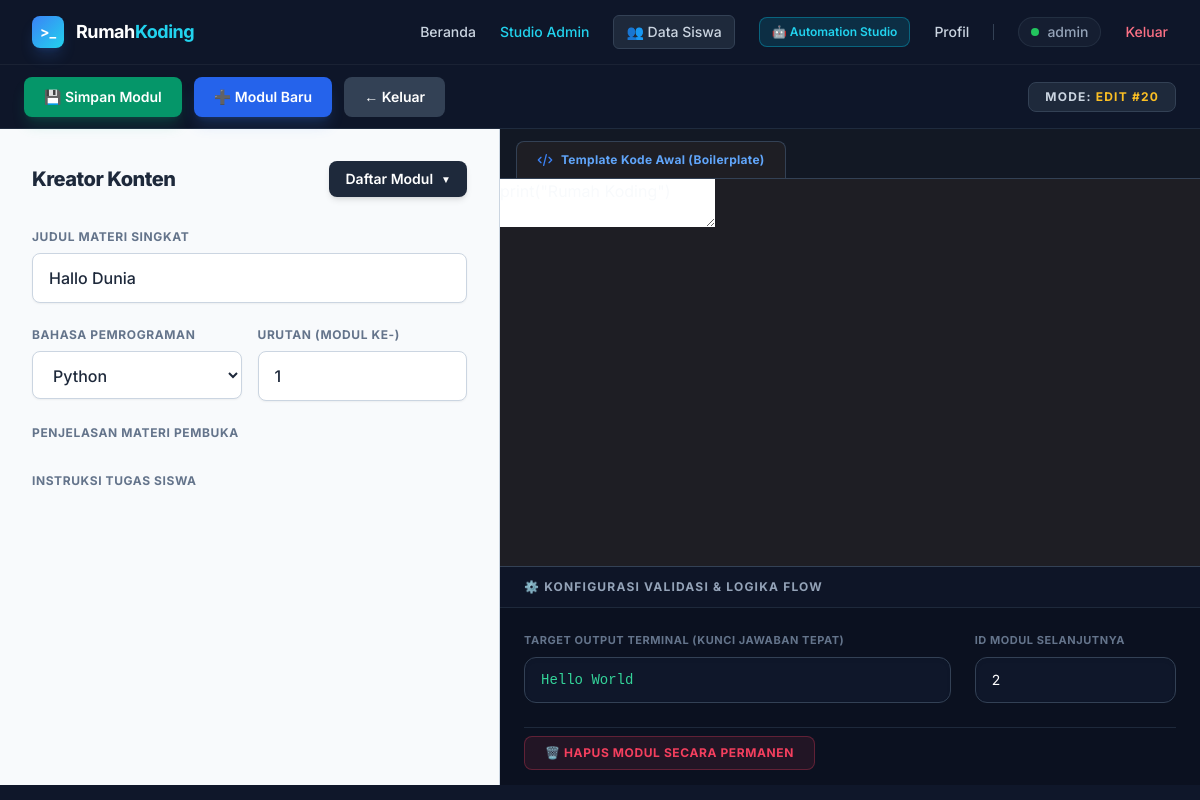
The page /admin/20 (signed in) on the database its author committed.
### tables this page shows
CREATE TABLE materi (
            id INTEGER PRIMARY KEY AUTOINCREMENT,
            bahasa TEXT NOT NULL,
            modul_ke INTEGER NOT NULL,
            judul TEXT NOT NULL,
            penjelasan TEXT NOT NULL,
            instruksi TEXT NOT NULL,
            kode_awal TEXT NOT NULL,
            jawaban_benar TEXT NOT NULL,
            next_id INTEGER
        );

### app.py (the view, shortened to what this page needs)
@app.route("/admin", defaults={"materi_id": None}, methods=["GET", "POST"])
@app.route("/admin/<int:materi_id>", methods=["GET", "POST"])
def admin_dashboard(materi_id):
    if "user_id" not in session or session.get("role") != "admin":
        return redirect(url_for("login"))
    conn = sqlite3.connect(DB_PATH)
    conn.row_factory = sqlite3.Row
    cursor = conn.cursor()
    cursor.execute("SELECT * FROM materi ORDER BY bahasa, modul_ke")
    daftar_materi = cursor.fetchall()
    materi = None
    if materi_id:
        cursor.execute("SELECT * FROM materi WHERE id = ?", (materi_id,))
        materi = cursor.fetchone()
    conn.close()
    return render_template("admin_studio.html", daftar_materi=daftar_materi, materi=materi)

### templates/admin_studio.html (shortened to what this page needs)
{% extends "base.html" %}
{% block extra_head %}
<link rel="stylesheet" href="https://cdnjs.cloudflare.com/ajax/libs/codemirror/5.65.13/codemirror.min.css">
<link rel="stylesheet" href="https://cdnjs.cloudflare.com/ajax/libs/codemirror/5.65.13/theme/dracula.min.css">
<link href="https://cdn.quilljs.com/1.3.6/quill.snow.css" rel="stylesheet">
{% endblock %}
{% block content %}
<form method="POST" id="adminForm" class="flex flex-col h-[calc(100vh-5rem)] w-full bg-slate-900">
    <div class="h-16 bg-slate-900/90 backdrop-blur-md border-b border-slate-700/50 px-6 flex items-center justify-between shrink-0 z-20">
        <div class="flex gap-3">
            <button type="submit" class="flex items-center gap-2 px-5 py-2.5 bg-emerald-600 hover:bg-emerald-500 text-white text-sm font-semibold rounded-lg shadow-lg shadow-emerald-500/20 transition-all">
                💾 Simpan Modul
            </button>
            <a href="/admin" class="flex items-center gap-2 px-5 py-2.5 bg-blue-600 hover:bg-blue-500 text-white text-sm font-semibold rounded-lg shadow-lg shadow-blue-500/20 transition-all">
                ➕ Modul Baru
            </a>
            <a href="/admin/users" class="flex items-center gap-2 px-5 py-2.5 bg-slate-700 hover:bg-slate-600 text-white text-sm font-semibold rounded-lg transition-all">
                &larr; Keluar
            </a>
        </div>
        <div class="flex items-center">
            <span class="px-4 py-1.5 bg-slate-800 border border-slate-700 rounded-lg text-xs font-bold text-slate-300 uppercase tracking-widest">
                Mode: {% if materi %}<span class="text-amber-400">Edit #{{ materi.id }}</span>{% else %}<span class="text-emerald-400">Tambah Baru</span>{% endif %}
            </span>
        </div>
    </div>
    <div class="flex flex-1 overflow-hidden">
        <div class="w-[450px] lg:w-[500px] shrink-0 bg-slate-50 overflow-y-auto border-r border-slate-300 p-8 flex flex-col gap-6">
            <div class="flex justify-between items-center mb-2">
                <span class="font-extrabold text-xl text-slate-800 tracking-tight">Kreator Konten</span>
                <div class="relative">
                    <button type="button" id="btn-dropdown-modul" class="flex items-center gap-2 px-4 py-2 bg-slate-800 hover:bg-slate-700 text-white text-sm font-semibold rounded-lg shadow-md transition-colors">
                        Daftar Modul <span class="text-[10px]">&#9660;</span>
                    </button>
                </div>
            </div>
            <div>
                <label class="block text-xs font-bold text-slate-500 uppercase tracking-wider mb-2">Judul Materi Singkat</label>
                <input type="text" name="judul" value="{{ materi.judul if materi else '' }}" required placeholder="Contoh: 1. Konsep Variabel"
                       class="w-full px-4 py-3 bg-white border border-slate-300 rounded-lg text-slate-800 font-medium focus:outline-none focus:border-blue-500 focus:ring-1 focus:ring-blue-500 transition-all shadow-sm">
            </div>
            <div class="grid grid-cols-2 gap-4">
                <div>
                    <label class="block text-xs font-bold text-slate-500 uppercase tracking-wider mb-2">Bahasa Pemrograman</label>
                    <select name="bahasa" id="select-bahasa" required class="w-full px-4 py-3 bg-white border border-slate-300 rounded-lg text-slate-800 font-medium focus:outline-none focus:border-blue-500 focus:ring-1 focus:ring-blue-500 transition-all cursor-pointer shadow-sm">
                        <option value="python" {% if materi and materi.bahasa | lower == 'python' %}selected{% endif %}>Python</option>
                    </select>
                </div>
                <div>
                    <label class="block text-xs font-bold text-slate-500 uppercase tracking-wider mb-2">Urutan (Modul Ke-)</label>
                    <input type="number" name="modul_ke" value="{{ materi.modul_ke if materi else '' }}" required class="w-full px-4 py-3 bg-white border border-slate-300 rounded-lg text-slate-800 font-medium focus:outline-none focus:border-blue-500 focus:ring-1 focus:ring-blue-500 transition-all shadow-sm">
                </div>
            </div>
            <div>
                <label class="block text-xs font-bold text-slate-500 uppercase tracking-wider mb-2">Penjelasan Materi Pembuka</label>
            </div>
            <div class="pb-10">
                <label class="block text-xs font-bold text-slate-500 uppercase tracking-wider mb-2">Instruksi Tugas Siswa</label>
            </div>
        </div>
        <div class="flex-1 flex flex-col bg-[#1e1e24] min-w-0">
            <div class="flex-1 flex flex-col min-h-0">
                <div class="bg-[#121824] px-4 pt-3 flex border-b border-[#334155]">
                    <div class="bg-[#1e1e24] text-blue-400 text-xs font-bold px-5 py-2.5 rounded-t-lg border-t border-x border-[#334155] tracking-wide flex items-center gap-2">
                        <svg class="w-4 h-4 text-blue-500" fill="none" stroke="currentColor" viewBox="0 0 24 24"><path stroke-linecap="round" stroke-linejoin="round" stroke-width="2" d="M10 20l4-16m4 4l4 4-4 4M6 16l-4-4 4-4"></path></svg>
                        Template Kode Awal (Boilerplate)
                    </div>
                </div>
                <div class="flex-1 overflow-hidden relative">
                    <textarea id="kode-editor" name="kode_awal">{{ materi.kode_awal if materi else '' }}</textarea>
                </div>
            </div>
            <div class="h-1/3 min-h-[200px] bg-[#0b1120] border-t border-slate-700 flex flex-col">
                <div class="bg-slate-900/80 px-6 py-3 border-b border-slate-800 flex justify-between items-center shrink-0">
                    <span class="text-xs font-bold text-slate-400 uppercase tracking-widest flex items-center gap-2">
                        ⚙️ Konfigurasi Validasi & Logika Flow
                    </span>
                </div>
                <div class="p-6 grid grid-cols-1 md:grid-cols-3 gap-6 items-end">
                    <div class="md:col-span-2">
                        <label class="block text-[11px] font-bold text-slate-500 uppercase tracking-wider mb-2">Target Output Terminal (Kunci Jawaban Tepat)</label>
                        <input type="text" name="jawaban_benar" value="{{ materi.jawaban_benar if materi else '' }}" required placeholder="Contoh teks output di konsol..."
                               class="w-full px-4 py-3 bg-slate-900 border border-slate-700 rounded-xl text-emerald-400 font-mono text-sm focus:outline-none focus:border-blue-500 focus:ring-1 focus:ring-blue-500 transition-all shadow-inner">
                    </div>
                    <div class="md:col-span-1">
                        <label class="block text-[11px] font-bold text-slate-500 uppercase tracking-wider mb-2">ID Modul Selanjutnya</label>
                        <input type="number" name="next_id" value="{{ materi.next_id if materi and materi.next_id is not none else '' }}" placeholder="Opsional (Isi ID Angka)"
                               class="w-full px-4 py-3 bg-slate-900 border border-slate-700 rounded-xl text-white text-sm focus:outline-none focus:border-blue-500 focus:ring-1 focus:ring-blue-500 transition-all shadow-inner">
                    </div>
                    {% if materi %}
                    <div class="md:col-span-3 pt-2 border-t border-slate-800">
                        <a href="/admin/hapus/{{ materi.id }}" onclick="return confirm('Tindakan ini tidak bisa dibatalkan! Yakin ingin menghapus modul ini secara permanen dari database?')" class="inline-flex items-center gap-2 px-5 py-2 bg-rose-500/10 hover:bg-rose-500 text-rose-500 hover:text-white font-bold text-xs uppercase tracking-wider rounded-lg border border-rose-500/30 transition-all">
                            🗑️ Hapus Modul Secara Permanen
                        </a>
                    </div>
                    {% endif %}
                </div>
            </div>
        </div>
    </div>
</form>
{% endblock %}

### static/css/custom.css (style rules this page uses)
body { background-color: #0f172a; color: #f8fafc; font-family: 'Inter', 'Segoe UI', Tahoma, Geneva, Verdana, sans-serif; overflow-x: hidden; }
button, a, input, select { transition: all 0.2s ease-in-out; }

### templates/admin_studio.html (style rules this page uses)
body { overflow: hidden; }

### rows shown on the page
materi: id "20", judul "Hallo Dunia", bahasa "Python", modul_ke "1", kode_awal "print(\"Rumah Koding\")", jawaban_benar "Hello World", next_id "2"

### other values the page prints
{{ session.get('username', 'User') }} "admin"
